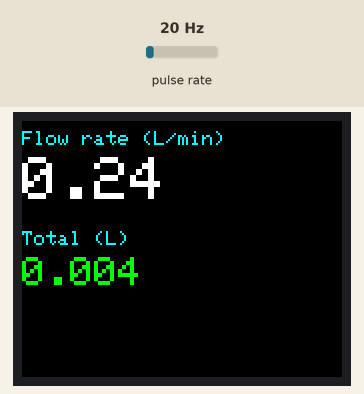
The sketch below on a simulated Arduino Uno, built with avr-gcc and run on an emulated ATmega328P. Shown: 160×128 colour display. Wiring (inferred from the names in the program): pulse sensor: data pin 2. The inputs (shaded band) are chosen by the test bench; at power-on: pulse rate 20 Hz. What the sketch prints to the serial monitor is not drawn.

Above: at 1.7 s.
1.8 s: pulse rate (sensor on pin 2) set to 4 Hz
At 2.9 s:
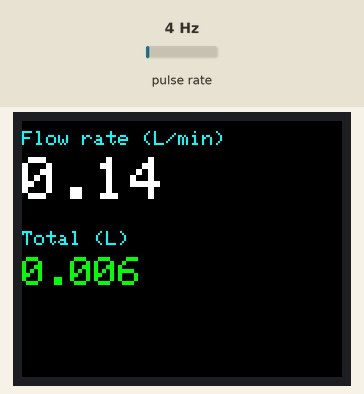
4.6 s: pulse rate (sensor on pin 2) set to 50 Hz
At 5.7 s:
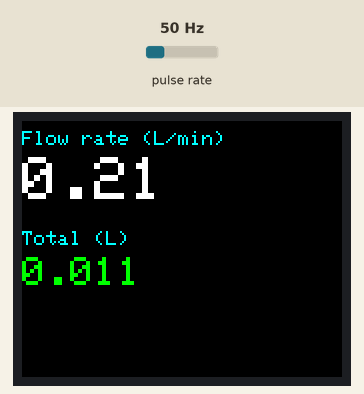
7.6 s: pulse rate (sensor on pin 2) set to 100 Hz
At 8.9 s:
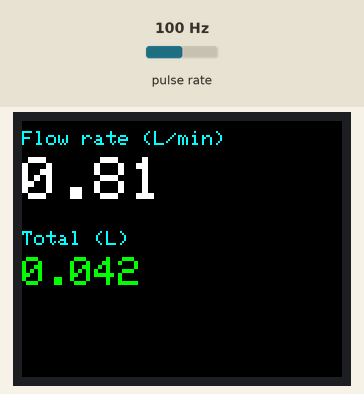
Timing chart, 0 to 10.6 s (numbered marks = the images above; inputs shaded):
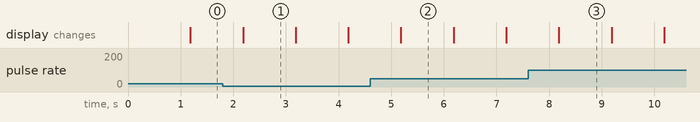

The sketch:

prelimboardtest.ino
```cpp
#include <Adafruit_GFX.h>
#include <Adafruit_ST7735.h>

// Display pins (software SPI)
#define TFT_CS   10
#define TFT_DC   9
#define TFT_RST  8
#define TFT_MOSI 11
#define TFT_SCLK 13

Adafruit_ST7735 tft = Adafruit_ST7735(TFT_CS, TFT_DC, TFT_MOSI, TFT_SCLK, TFT_RST);

// Flow sensor
const uint8_t FLOW_PIN = 2;               // INT0 on the Uno
const float PULSES_PER_LITER = 5880.0;    // YF-S401 datasheet: F = 98 * Q(L/min) -> 98*60 pulses/L. Calibrate yours!

volatile unsigned long pulseCount = 0;
float totalLiters = 0.0;
unsigned long lastUpdate = 0;

void onPulse() {
  pulseCount++;
}

void setup() {
  Serial.begin(9600);

  pinMode(FLOW_PIN, INPUT_PULLUP);
  attachInterrupt(digitalPinToInterrupt(FLOW_PIN), onPulse, FALLING);

  tft.initR(INITR_BLACKTAB);   // try INITR_GREENTAB or INITR_REDTAB if colors/edges look off
  tft.setRotation(1);
  tft.fillScreen(ST77XX_BLACK);

  tft.setTextSize(1);
  tft.setTextColor(ST77XX_CYAN, ST77XX_BLACK);
  tft.setCursor(0, 5);
  tft.print("Flow rate (L/min)");
  tft.setCursor(0, 55);
  tft.print("Total (L)");

  lastUpdate = millis();
}

void loop() {
  unsigned long now = millis();
  unsigned long elapsed = now - lastUpdate;

  if (elapsed >= 1000) {
    // Safely grab and reset the pulse count
    noInterrupts();
    unsigned long pulses = pulseCount;
    pulseCount = 0;
    interrupts();
    lastUpdate = now;

    float seconds = elapsed / 1000.0;
    float liters = pulses / PULSES_PER_LITER;
    float flowLpm = (liters / seconds) * 60.0;
    totalLiters += liters;

    Serial.print(flowLpm, 2);
    Serial.print(" L/min  total ");
    Serial.println(totalLiters, 3);

    // Drawing text with a background color overwrites old digits without a full clear
    tft.setTextSize(3);
    tft.setTextColor(ST77XX_WHITE, ST77XX_BLACK);
    tft.setCursor(0, 18);
    tft.print(flowLpm, 2);
    tft.print("  ");

    tft.setTextSize(2);
    tft.setTextColor(ST77XX_GREEN, ST77XX_BLACK);
    tft.setCursor(0, 68);
    tft.print(totalLiters, 3);
    tft.print("  ");
  }
}
```

Measured:
- what the display in image 1 shows lasts 1.0 s, from 2.2 s to 3.2 s
